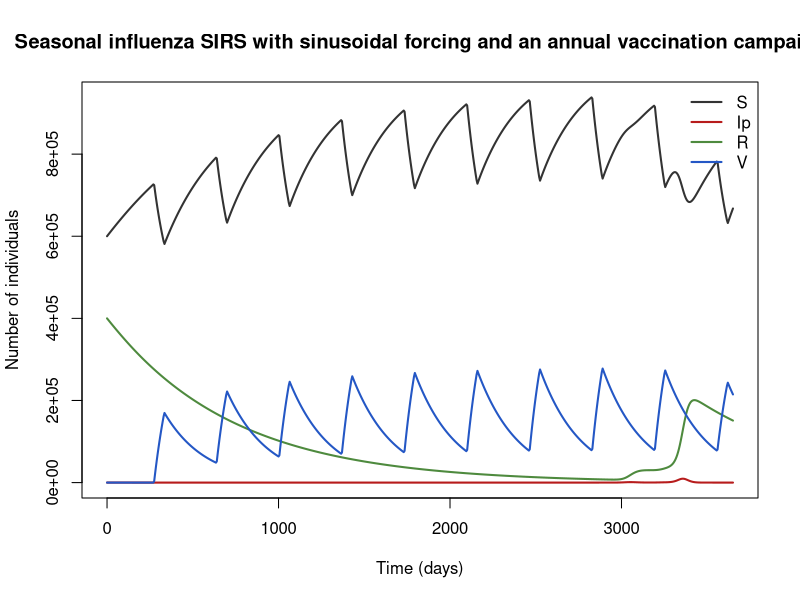

The R source for this figure:
## Seasonal influenza SIRS with sinusoidal forcing and an annual vaccination campaign
## Seasonal influenza.
## vaccinating only S assumes vaccine is not wasted on R.
## Parameter values: 0 of 12 checked against the source; the rest are recalled or illustrative.
## Reference: [ILLUSTRATIVE] textbook SIRS-V structure (Keeling & Rohani 2008, Modeling Infectious Diseases in Humans and Animals, Princeton UP, ch. 5). The reproduction-number anchor is Biggerstaff M, Cauchemez S, Reed C, Gambhir M, Finelli L. "Estimates of the…
## Source: https://doi.org/10.1186/1471-2334-14-480
##
## Generated from a compartmental model diagram (model format v1).
## Regenerating from the same diagram always gives this exact file.
##
## Compartments: S, Ip, R, V
## Flows (time unit: days):
##   (outside) -> S  : mu * N
##   S -> Ip         : foi * S
##   Ip -> R         : g_rec * Ip
##   R -> S          : omega_R * R
##   S -> V          : ve * vrate * S
##   V -> S          : omega_V * V
##   S -> (outside)  : mu * S

library(deSolve)

# ---- Time ------------------------------------------------------------
times <- seq(0, 3650, by = 5)  # days

# ---- Parameters ------------------------------------------------------
parameters <- c(
  R0_base = 1.3,      # mean reproduction number
  g_rec = 0.25,       # recovery rate (4 days) (1/day) [illustrative]
  amp = 0.2,          # seasonal amplitude [illustrative]
  t_peak = 15,        # day of peak transmission (day of year) [illustrative]
  two_pi = 6.283185,  # constant
  omega_R = 1 / 730,  # waning of infection immunity, including drift (1/day) [illustrative]
  omega_V = 1 / 240,  # waning of vaccine protection (1/day) [illustrative]
  cov = 0.45,         # target coverage per campaign [illustrative]
  ve = 0.5,           # vaccine efficacy (all-or-nothing) [illustrative]
  camp_start = 274,   # campaign from Oct 1 for 60 days [illustrative]
  camp_len = 60,      # campaign from Oct 1 for 60 days (day of year, days) [illustrative]
  mu = 3.9e-5         # birth = death rate (1/day) [illustrative]
)

# ---- Initial conditions ----------------------------------------------
state <- c(
  S = 0.6 * 1e6,  # susceptible
  Ip = 100,       # infectious
  R = 0.4 * 1e6,  # infection-derived immunity
  V = 0           # vaccine-protected
)

# ---- Model equations -------------------------------------------------
flu_seasonal_vax_model <- function(t, state, parameters) {
  with(as.list(c(state, parameters)), {
    # Total population
    N <- S + Ip + R + V

    # Derived quantities
    beta_t <- R0_base * g_rec * (1 + amp * cos(two_pi * (t - t_peak) / 365))
    tyear <- t - 365 * floor(t / 365)
    in_camp <- (tyear >= camp_start) * (tyear < camp_start + camp_len)
    vrate <- in_camp * (-log(1 - cov) / camp_len)
    foi <- beta_t * Ip / N

    # Rates of change
    dS <- mu * N - foi * S + omega_R * R - ve * vrate * S + omega_V * V - mu * S
    dIp <- foi * S - g_rec * Ip
    dR <- g_rec * Ip - omega_R * R
    dV <- ve * vrate * S - omega_V * V

    list(c(dS, dIp, dR, dV))
  })
}

# ---- Solve -----------------------------------------------------------
out <- ode(y = state, times = times, func = flu_seasonal_vax_model, parms = parameters, hmax = 5)
out <- as.data.frame(out)

# ---- Plot ------------------------------------------------------------
compartment_cols <- c(S = "#333333", Ip = "#B71C1C", R = "#4E8A3E", V = "#2457C5")
matplot(out$time, out[, names(compartment_cols)], type = "l", lty = 1, lwd = 2,
        col = compartment_cols, xlab = "Time (days)", ylab = "Number of individuals",
        main = "Seasonal influenza SIRS with sinusoidal forcing and an annual vaccination campaign")
legend("topright", legend = names(compartment_cols), col = compartment_cols,
       lty = 1, lwd = 2, bty = "n")
